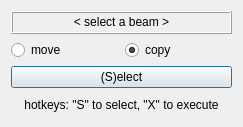
<?xml version="1.0" encoding="UTF-8"?>
<ui version="4.0">
 <class>Dialog</class>
 <widget class="QDialog" name="Dialog">
  <property name="geometry">
   <rect>
    <x>0</x>
    <y>0</y>
    <width>243</width>
    <height>127</height>
   </rect>
  </property>
  <property name="baseSize">
   <size>
    <width>200</width>
    <height>300</height>
   </size>
  </property>
  <property name="windowTitle">
   <string>Fill frame</string>
  </property>
  <property name="sizeGripEnabled">
   <bool>false</bool>
  </property>
  <layout class="QGridLayout" name="gridLayout">
   <item row="1" column="0">
    <widget class="QRadioButton" name="radio1">
     <property name="focusPolicy">
      <enum>Qt::StrongFocus</enum>
     </property>
     <property name="contextMenuPolicy">
      <enum>Qt::ActionsContextMenu</enum>
     </property>
     <property name="text">
      <string>move</string>
     </property>
     <property name="checked">
      <bool>false</bool>
     </property>
    </widget>
   </item>
   <item row="3" column="0" colspan="2">
    <widget class="QPushButton" name="btn1">
     <property name="text">
      <string>(S)elect</string>
     </property>
    </widget>
   </item>
   <item row="0" column="0" colspan="2">
    <widget class="QLabel" name="label">
     <property name="frameShape">
      <enum>QFrame::Box</enum>
     </property>
     <property name="frameShadow">
      <enum>QFrame::Raised</enum>
     </property>
     <property name="text">
      <string>&lt; select a beam &gt;</string>
     </property>
     <property name="alignment">
      <set>Qt::AlignCenter</set>
     </property>
    </widget>
   </item>
   <item row="1" column="1">
    <widget class="QRadioButton" name="radio2">
     <property name="text">
      <string>copy</string>
     </property>
     <property name="checked">
      <bool>true</bool>
     </property>
    </widget>
   </item>
   <item row="4" column="0" colspan="2">
    <widget class="QLabel" name="label_2">
     <property name="text">
      <string>hotkeys: &quot;S&quot; to select, &quot;X&quot; to execute</string>
     </property>
     <property name="alignment">
      <set>Qt::AlignCenter</set>
     </property>
    </widget>
   </item>
  </layout>
 </widget>
 <tabstops>
  <tabstop>btn1</tabstop>
  <tabstop>radio1</tabstop>
  <tabstop>radio2</tabstop>
 </tabstops>
 <resources/>
 <connections/>
</ui>
